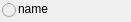
<?xml version="1.0" encoding="UTF-8"?>
<ui version="4.0">
 <class>IoState</class>
 <widget class="QWidget" name="IoState">
  <property name="geometry">
   <rect>
    <x>0</x>
    <y>0</y>
    <width>131</width>
    <height>22</height>
   </rect>
  </property>
  <property name="sizePolicy">
   <sizepolicy hsizetype="Preferred" vsizetype="Preferred">
    <horstretch>0</horstretch>
    <verstretch>0</verstretch>
   </sizepolicy>
  </property>
  <property name="minimumSize">
   <size>
    <width>0</width>
    <height>16</height>
   </size>
  </property>
  <property name="contextMenuPolicy">
   <enum>Qt::CustomContextMenu</enum>
  </property>
  <property name="windowTitle">
   <string>Form</string>
  </property>
  <widget class="QRadioButton" name="radioButton">
   <property name="enabled">
    <bool>false</bool>
   </property>
   <property name="geometry">
    <rect>
     <x>2</x>
     <y>2</y>
     <width>16</width>
     <height>16</height>
    </rect>
   </property>
   <property name="text">
    <string/>
   </property>
  </widget>
  <widget class="QLabel" name="label">
   <property name="geometry">
    <rect>
     <x>18</x>
     <y>1</y>
     <width>91</width>
     <height>16</height>
    </rect>
   </property>
   <property name="text">
    <string>name</string>
   </property>
  </widget>
 </widget>
 <resources/>
 <connections/>
</ui>
